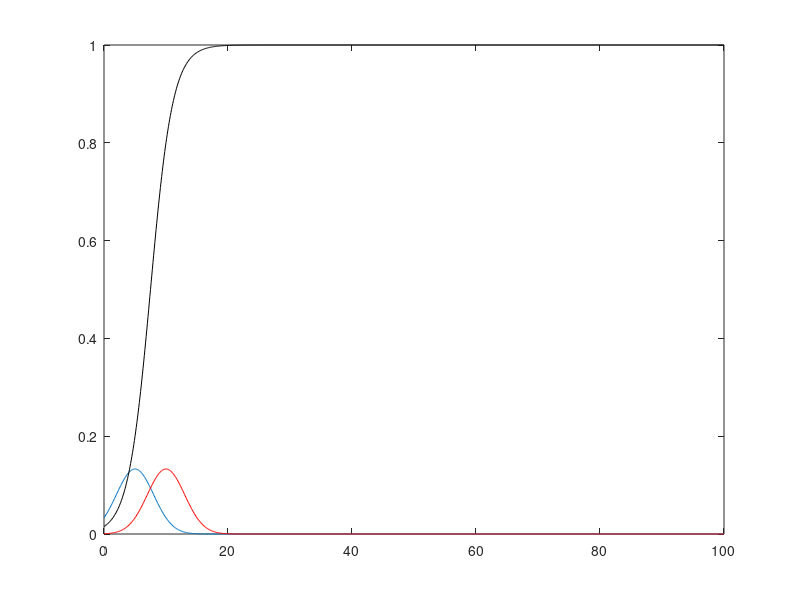
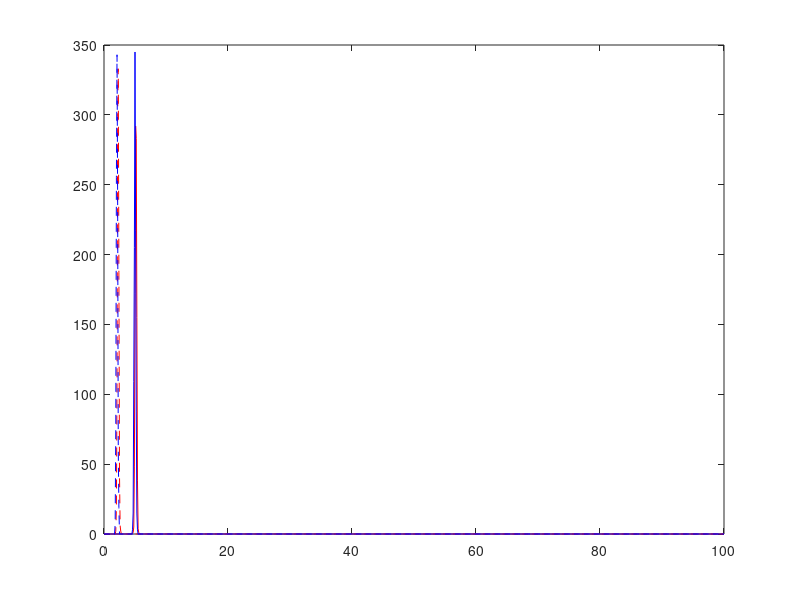

MATLAB code for these plots, in order:
% simulation for linear vs. nonlinear summation

% params
numTrials = 1000 ;

numChannels = 600 ;

OdorRsp_mean = 10 ;
OdorRsp_std = 3 ;
SpontAct_mean = 5 ;
SpontAct_std = 3 ;
RspRange = [0:.1:100] ;

% number of channels
OdorRsp_numChannels = floor(sqrt(numChannels)*0.75) ;
SpontAct_numChannels = numChannels - OdorRsp_numChannels ;

% distributions
OdorRsp_Dist = gmdistribution(OdorRsp_mean,OdorRsp_std^2) ;
OdorRsp_Dist = pdf(OdorRsp_Dist,RspRange') ;

SpontAct_Dist = gmdistribution(SpontAct_mean,SpontAct_std^2) ;
SpontAct_Dist = pdf(SpontAct_Dist,RspRange') ;

% optimal nonlinearity
OptNonLin = OdorRsp_Dist./(OdorRsp_Dist+SpontAct_Dist) ;

% integration
for a = 1:numTrials ;
    % odor present
    OdorRsp = normrnd(OdorRsp_mean,OdorRsp_std,1,OdorRsp_numChannels) ;
    SpontAct = normrnd(SpontAct_mean,SpontAct_std,1,SpontAct_numChannels) ;
    Input = [OdorRsp,SpontAct] ;
    
    OdorRsp_LinOutput(a) = mean(Input) ;
    
    for b=1:length(Input) ;
        [m,mi] = min(abs(Input(b)-RspRange)) ;
        NonLinInput(b) = OptNonLin(mi)*Input(b) ;
    end
    OdorRsp_NonLinOutput(a) = mean(NonLinInput) ;
    
    % no odor present
    SpontAct = normrnd(SpontAct_mean,SpontAct_std,1,numChannels) ;
    Input = SpontAct ;
    
    SpontAct_LinOutput(a) = mean(Input) ;
    
    for b=1:length(Input) ;
        [m,mi] = min(abs(Input(b)-RspRange)) ;
        NonLinInput(b) = OptNonLin(mi)*Input(b) ;
    end
    SpontAct_NonLinOutput(a) = mean(NonLinInput) ;
    
end

% output distributions
[OdorRspLin_hist,OdorRspLin_histX] = hist(OdorRsp_LinOutput,RspRange) ;
[OdorRspNonLin_hist,OdorRspNonLin_histX] = hist(OdorRsp_NonLinOutput,RspRange) ;

[SpontActLin_hist,SpontActLin_histX] = hist(SpontAct_LinOutput,RspRange) ;
[SpontActNonLin_hist,SpontActNonLin_histX] = hist(SpontAct_NonLinOutput,RspRange) ;

% discriminability
sum(OdorRspLin_hist(OdorRspLin_hist>SpontActLin_hist))/sum([OdorRspLin_hist,SpontActLin_hist]) ;
  
sum(OdorRspNonLin_hist(OdorRspNonLin_hist>SpontActNonLin_hist))/sum([OdorRspNonLin_hist,SpontActNonLin_hist]) ;

% figure
figure
plot(RspRange,SpontAct_Dist)
hold on
plot(RspRange,OdorRsp_Dist,'r')
plot(RspRange,OptNonLin,'k')

figure
plot(OdorRspLin_histX,OdorRspLin_hist,'r')
hold on
plot(OdorRspNonLin_histX,OdorRspNonLin_hist,'r--')
plot(SpontActLin_histX,SpontActLin_hist,'b')
plot(SpontActNonLin_histX,SpontActNonLin_hist,'b--')


